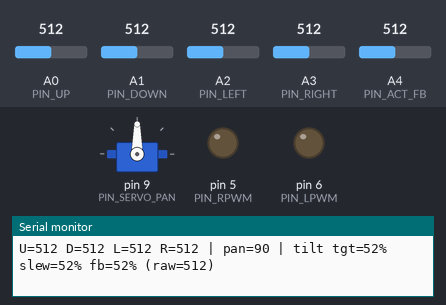
The sketch below on a simulated Arduino Uno, built with avr-gcc and run on an emulated ATmega328P. Parts: servo, output pins drawn as LEDs (lit = HIGH), the last lines printed to the serial monitor. Inputs (shaded band) come from the test bench; at power-on: A0 (PIN_UP) = 512, A1 (PIN_DOWN) = 512, A2 (PIN_LEFT) = 512, A3 (PIN_RIGHT) = 512, A4 (PIN_ACT_FB) = 512. EEPROM starts erased.

Above: at 1.3 s.
1.4 s: A0 (PIN_UP) set to 524
3.3 s: A0 (PIN_UP) set to 543
At 4.5 s:
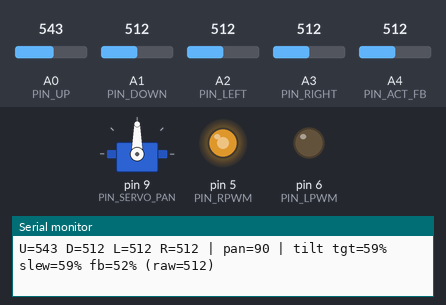
5.0 s: A1 (PIN_DOWN) set to 557
8.0 s: A1 (PIN_DOWN) set to 566
At 10.9 s:
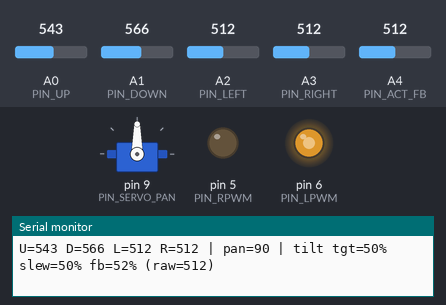
11.0 s: A2 (PIN_LEFT) set to 528
12.6 s: A2 (PIN_LEFT) set to 542
At 19.4 s:
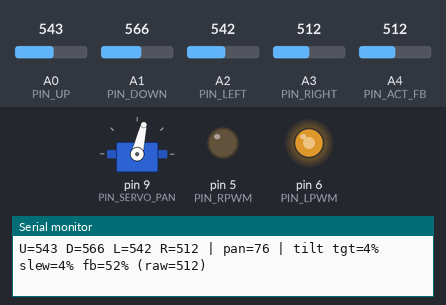
Timing chart, 0 to 20.0 s (numbered marks = the images above; inputs shaded):
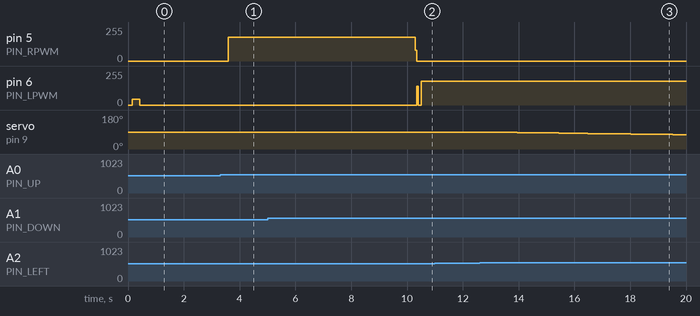

The sketch:

WORKING-SOLAR-MAYBE-FINAL-SEP22.ino
```cpp
#include <Servo.h>
#include <EEPROM.h>

/* ====== CONFIG ====== */
#define HAS_FEEDBACK true   // actuator has feedback pot on A4

/* ----- Pins (your wiring) ----- */
// LDRs
const uint8_t PIN_UP    = A0;
const uint8_t PIN_DOWN  = A1;
const uint8_t PIN_LEFT  = A2;
const uint8_t PIN_RIGHT = A3;

// Actuator feedback
const uint8_t PIN_ACT_FB = A4;   // actuator pot signal

// BTS7960 (EN pins tied to +5V)
const uint8_t PIN_RPWM = 5;      // extend (increase %)
const uint8_t PIN_LPWM = 6;      // retract (decrease %)

// Pan servo
const uint8_t PIN_SERVO_PAN = 9;

/* ----- Tracker tuning ----- */
// LDR smoothing (moving average)
const uint8_t AVG_SAMPLES = 5;     // <-- you requested 5
const int     DEAD_BAND   = 16;    // ignore tiny differences
const int     HYSTERESIS  = 6;     // extra margin to prevent ping-pong
const int     LOW_LIGHT_THR = 80;  // too dark -> hold
const int     LOOP_DELAY_MS = 50;

// Servo pan limits & rate
const int SERVO_MIN = 20, SERVO_MAX = 160;

// Soft-start/anti-jerk
const unsigned long ARM_DELAY_MS = 1200;     // keep servo DETACHED this long
const unsigned long SAFE_START_MS = 2000;    // be extra conservative early

// ===== CHANGED: make max pan speed 2°/s (was 6°/s) =====
const float PAN_DEG_PER_SEC_MAX = 2.0f;      // final speed cap (slow)
const float PAN_SPEED_RAMP      = 1.5f;      // deg/s^2 ramp after attach (gentle)
// Keep the same proportional step gain; cap enforces the 2°/s limit
const float PAN_STEP_GAIN       = 0.016f;    // converts L/R diff → deg step

/* ----- Actuator feedback calibration ----- */
int ACT_FB_MIN = 200;   // analog @ fully retracted  (EDIT with your real value)
int ACT_FB_MAX = 800;   // analog @ fully extended   (EDIT with your real value)

// Hard position limits
const int MIN_TILT_PCT = 0;
const int MAX_TILT_PCT = 70;     // <-- never exceed 70%

/* Actuator control (smooth) */
const int ACT_TOLERANCE   = 1;    // acceptable error margin in %
const int ACT_SPEED_MIN   = 45;   // lowest PWM
const int ACT_SPEED_MAX   = 180;  // highest PWM (gentle)
const uint16_t ACT_SETTLE_MS = 250; // must be stable in tolerance this long
const float TILT_SLEW_PCT_PER_S = 16.0f; // how fast target may change (%/s)
const float FB_LP_ALPHA = 0.18f;  // feedback low-pass (0..1)

/* ====== EEPROM (remember last angle) ====== */
const int EE_ADDR_ANGLE = 0; // stores float (4 bytes)

void saveAngle(float a){ EEPROM.put(EE_ADDR_ANGLE, a); }
float loadAngle(){
  float a = 90.0f;
  EEPROM.get(EE_ADDR_ANGLE, a);
  if (isnan(a) || a < SERVO_MIN || a > SERVO_MAX) a = 90.0f;
  return a;
}

/* ====== Globals ====== */
Servo servoPan;
bool servoAttached = false;  // we will attach after ARM_DELAY_MS
float panAngle = 90.0f;      // will be overwritten by EEPROM

// soft-start speed cap
float panSpeedCap = 0.0f;

// moving averages for LDRs
int upBuf[AVG_SAMPLES], dnBuf[AVG_SAMPLES], lfBuf[AVG_SAMPLES], rtBuf[AVG_SAMPLES];
uint8_t upIdx=0, dnIdx=0, lfIdx=0, rtIdx=0, filled=0;
long upSum=0, dnSum=0, lfSum=0, rtSum=0;

// actuator targets / feedback
float actTargetPct = 50.0f;      // commanded target (%)
float actSlewPct   = 50.0f;      // slew-limited target
float fbPctFilt    = 50.0f;      // filtered feedback (%)
unsigned long settleSince = 0;
unsigned long tPrev = 0, tPrint = 0;

/* ====== Helpers ====== */
inline void actStop() { analogWrite(PIN_RPWM, 0); analogWrite(PIN_LPWM, 0); }

int actFbToPercent(int fb) {
  int lo = min(ACT_FB_MIN, ACT_FB_MAX);
  int hi = max(ACT_FB_MIN, ACT_FB_MAX);
  fb = constrain(fb, lo, hi);
  long pct = map(fb, ACT_FB_MIN, ACT_FB_MAX, 0, 100);
  return (int)constrain(pct, 0, 100);
}

void servoAttachIfNeeded() {
  if (!servoAttached && millis() >= ARM_DELAY_MS) {
    servoPan.attach(PIN_SERVO_PAN);           // attach AFTER delay → no early pulses
    servoPan.write((int)roundf(panAngle));    // command the SAME angle we loaded
    servoAttached = true;
    panSpeedCap = 0.0f;                       // start ramp from 0
  }
}

void servoWriteSafe(float deg) {
  deg = constrain(deg, (float)SERVO_MIN, (float)SERVO_MAX);
  if (fabs(deg - panAngle) >= 0.1f) {
    panAngle = deg;
    if (servoAttached) servoPan.write((int)roundf(panAngle)); // only send pulses after attach
  }
}

int pushAvg(int val, int* buf, long& sum, uint8_t& idx) {
  if (filled < AVG_SAMPLES) {
    buf[filled] = val; sum += val;
    return (int)(sum / (filled + 1)); // will increment filled after all sensors seeded
  } else {
    sum -= buf[idx];
    buf[idx] = val;
    sum += val;
    idx++; if (idx >= AVG_SAMPLES) idx = 0;
    return (int)(sum / AVG_SAMPLES);
  }
}

bool bigImbalance(int diff, int margin){
  // During early startup, demand a larger imbalance to move
  if (millis() < SAFE_START_MS) return abs(diff) > (margin * 2);
  return abs(diff) > margin;
}

/* Pan control: move slowly until balanced, then stop (with soft-start ramp) */
void panControlStep(float dt_s, int diffLR, int maxLight) {
  // no movement until we've actually attached (after ARM_DELAY_MS)
  if (!servoAttached) return;

  // ramp the speed cap up to its max
  panSpeedCap += PAN_SPEED_RAMP * dt_s;
  if (panSpeedCap > PAN_DEG_PER_SEC_MAX) panSpeedCap = PAN_DEG_PER_SEC_MAX;

  if (maxLight <= LOW_LIGHT_THR) return; // too dark → hold

  int margin = DEAD_BAND + HYSTERESIS;
  if (!bigImbalance(diffLR, margin)) return; // conservative at startup

  float step = PAN_STEP_GAIN * abs(diffLR);
  float maxStep = panSpeedCap * dt_s;        // <= 2°/s once fully ramped
  if (step > maxStep) step = maxStep;

  float newDeg = panAngle + (diffLR > 0 ? +step : -step);
  servoWriteSafe(newDeg);
}

/* Smooth actuator move toward actTargetPct (unchanged behavior, just safer start) */
void actDriveSmooth(float dt_s) {
  // hard clamp target and slew it
  actTargetPct = constrain(actTargetPct, (float)MIN_TILT_PCT, (float)MAX_TILT_PCT);
  float maxStep = TILT_SLEW_PCT_PER_S * dt_s;
  float d = actTargetPct - actSlewPct;
  if (d >  maxStep) d =  maxStep;
  if (d < -maxStep) d = -maxStep;
  actSlewPct += d;

  // read & filter feedback
  int fbRaw = analogRead(PIN_ACT_FB);
  float fbPct = (float)actFbToPercent(fbRaw);
  fbPctFilt = (1.0f - FB_LP_ALPHA) * fbPctFilt + FB_LP_ALPHA * fbPct;

  // control error
  float err = actSlewPct - fbPctFilt;

  // settle window (prevents chattering)
  if (fabs(err) <= (float)ACT_TOLERANCE) {
    if (settleSince == 0) settleSince = millis();
    if (millis() - settleSince >= ACT_SETTLE_MS) { actStop(); return; }
  } else {
    settleSince = 0;
  }

  // gentle PWM shaping by error
  int pwm = (int)(ACT_SPEED_MIN + min(fabs(err)*3.5f, 1.0f) * (ACT_SPEED_MAX - ACT_SPEED_MIN));
  pwm = constrain(pwm, ACT_SPEED_MIN, ACT_SPEED_MAX);

  if (err > 0) {         // need to extend (increase %)
    analogWrite(PIN_RPWM, pwm);
    analogWrite(PIN_LPWM, 0);
  } else {               // need to retract (decrease %)
    analogWrite(PIN_RPWM, 0);
    analogWrite(PIN_LPWM, pwm);
  }
}

/* ====== Setup ====== */
void setup() {
  Serial.begin(115200);

  // DO NOT attach servo yet (prevents any startup twitch)
  servoAttached = false;

  pinMode(PIN_RPWM, OUTPUT);
  pinMode(PIN_LPWM, OUTPUT);
  actStop();

  delay(150); // tiny settle for ADC

  // seed moving averages from first raw reads
  int up0 = analogRead(PIN_UP);
  int dn0 = analogRead(PIN_DOWN);
  int lf0 = analogRead(PIN_LEFT);
  int rt0 = analogRead(PIN_RIGHT);
  for (uint8_t i=0;i<AVG_SAMPLES;i++){ upBuf[i]=up0; dnBuf[i]=dn0; lfBuf[i]=lf0; rtBuf[i]=rt0; }
  upSum = (long)up0*AVG_SAMPLES; dnSum = (long)dn0*AVG_SAMPLES;
  lfSum = (long)lf0*AVG_SAMPLES; rtSum = (long)rt0*AVG_SAMPLES;
  filled = AVG_SAMPLES;

  // initialize actuator to current position (and clamp)
  if (HAS_FEEDBACK) {
    int fb = analogRead(PIN_ACT_FB);
    int pct = actFbToPercent(fb);
    actTargetPct = constrain((float)pct, (float)MIN_TILT_PCT, (float)MAX_TILT_PCT);
    actSlewPct   = actTargetPct;
    fbPctFilt    = actTargetPct;

    Serial.print("Boot actuator raw="); Serial.print(fb);
    Serial.print(" -> "); Serial.print(pct); Serial.println("% (clamped to 0..70%)");
  }

  // Load last saved pan angle; keep servo DETACHED for now
  panAngle = loadAngle();
  Serial.print("Pan last angle = "); Serial.println(panAngle, 1);

  tPrev = millis();
  tPrint = millis();
  Serial.println("Tracker ready (soft-start enabled, pan speed = 2°/s).");
}

/* ====== Loop ====== */
void loop() {
  unsigned long tNow = millis();
  float dt_s = (tNow - tPrev) / 1000.0f;
  if (dt_s <= 0) dt_s = 0.001f; // guard
  tPrev = tNow;

  // Attach servo only after delay to prevent startup twitch
  servoAttachIfNeeded();

  // moving averages (5-sample window) for each sensor
  int upAvg = pushAvg(analogRead(PIN_UP),   upBuf, upSum, upIdx);
  int dnAvg = pushAvg(analogRead(PIN_DOWN), dnBuf, dnSum, dnIdx);
  int lfAvg = pushAvg(analogRead(PIN_LEFT), lfBuf, lfSum, lfIdx);
  int rtAvg = pushAvg(analogRead(PIN_RIGHT),rtBuf, rtSum, rtIdx);

  // compute diffs (direction cues)
  int diffLR = rtAvg - lfAvg;  // + → brighter RIGHT
  int diffUD = upAvg - dnAvg;  // + → brighter UP
  int maxLight = max(max(upAvg, dnAvg), max(lfAvg, rtAvg));
  int margin = DEAD_BAND + HYSTERESIS;

  // ---------- SERVO PAN: move toward left/right brightest, stop when balanced
  panControlStep(dt_s, diffLR, maxLight);

  // ---------- ACTUATOR TILT: move toward up/down brightest, stop when balanced
  if (maxLight <= LOW_LIGHT_THR) {
    // too dark -> hold & align target to current feedback so we don't jump later
    int fbRaw = analogRead(PIN_ACT_FB);
    float currPct = (float)actFbToPercent(fbRaw);
    actTargetPct = constrain(currPct, (float)MIN_TILT_PCT, (float)MAX_TILT_PCT);
  } else {
    if (bigImbalance(diffUD, margin)) {
      // nudge target toward the brighter side
      float k = 0.012f; // small = smoother
      actTargetPct += (diffUD > 0 ? +1.0f : -1.0f) * k * (abs(diffUD));
    }
    // always clamp to 0..70%
    actTargetPct = constrain(actTargetPct, (float)MIN_TILT_PCT, (float)MAX_TILT_PCT);
  }

  // drive actuator smoothly toward target (with settle stop)
  actDriveSmooth(dt_s);

  // ----- Debug every 600 ms -----
  if (millis() - tPrint > 600) {
    tPrint = millis();
    int fb = analogRead(PIN_ACT_FB);
    int pct = actFbToPercent(fb);
    Serial.print("U="); Serial.print(upAvg);
    Serial.print(" D="); Serial.print(dnAvg);
    Serial.print(" L="); Serial.print(lfAvg);
    Serial.print(" R="); Serial.print(rtAvg);
    Serial.print(" | pan="); Serial.print((int)panAngle);
    Serial.print(" | tilt tgt="); Serial.print((int)actTargetPct);
    Serial.print("% slew="); Serial.print((int)actSlewPct);
    Serial.print("% fb="); Serial.print(pct);
    Serial.print("% (raw="); Serial.print(fb); Serial.println(")");
  }

  // persist angle occasionally so next boot resumes here
  static unsigned long tEE = 0;
  if (millis() - tEE > 1500) { saveAngle(panAngle); tEE = millis(); }

  delay(LOOP_DELAY_MS);
}
```

Measured:
- the behaviour switches between 534 and 535 on A0 (PIN_UP) (found by bisection; images 0 and 1)
- the behaviour switches between 565 and 566 on A1 (PIN_DOWN) (found by bisection; images 1 and 2)
- the behaviour switches between 534 and 535 on A2 (PIN_LEFT) (found by bisection; images 2 and 3)
- after the input at 3.3 s, pin 5 (PIN_RPWM): 0/255 → 180/255 after 0.29 s
- after the input at 8.0 s, pin 5 (PIN_RPWM): 180/255 → 0/255 after 2.3 s; pin 6 (PIN_LPWM): 0/255 → 180/255 after 2.5 s
- after the input at 12.6 s, servo on pin 9 (PIN_SERVO_PAN): moves from 90° to 76° over 6.6 s, starting after 0.31 s
